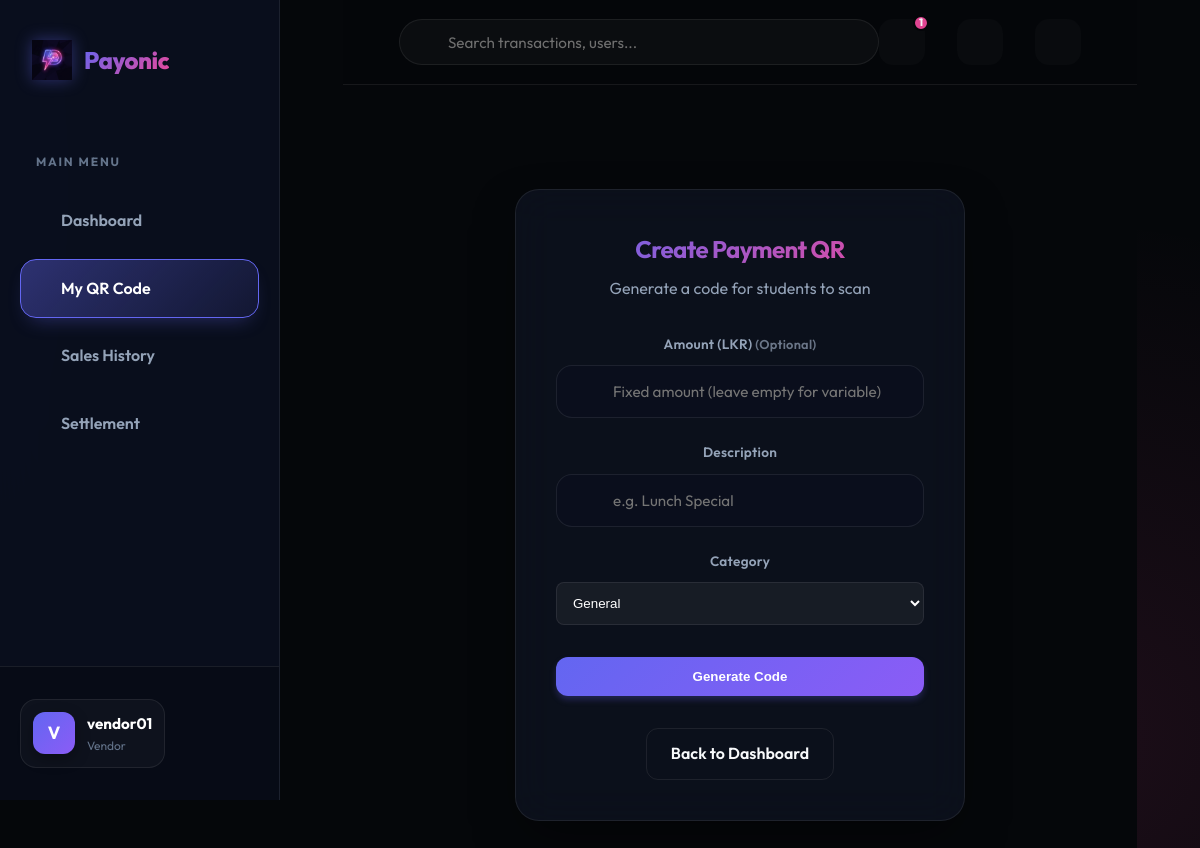
Screenshot of /vendor/generate_qr (signed in) with the database file from the repository.
### app/models.py (models this page shows, shortened)
class User(UserMixin, db.Model):
    id = db.Column(db.Integer, primary_key=True)
    username = db.Column(db.String(64), index=True, unique=True, nullable=False)
    email = db.Column(db.String(120), index=True, unique=True, nullable=False)
    password_hash = db.Column(db.String(128))
    role = db.Column(db.String(20), nullable=False)  # student, vendor, admin
    is_active_user = db.Column(db.Boolean, default=True)
    phone_number = db.Column(db.String(20))
    registration_number = db.Column(db.String(50)) # For students
    student_id = db.Column(db.String(20)) # Internal ID
    vendor_name = db.Column(db.String(100)) # For vendors
    business_name = db.Column(db.String(100)) # For vendors
    business_type = db.Column(db.String(50)) # For vendors
    is_approved_vendor = db.Column(db.Boolean, default=False)
    profile_pic = db.Column(db.String(255))
    merchant_id = db.Column(db.String(50), unique=True)
    bank_name = db.Column(db.String(100))
    account_number = db.Column(db.String(50))
    account_holder_name = db.Column(db.String(100))
    wallet = db.relationship('Wallet', backref='owner', uselist=False, lazy=True)
    sent_transactions = db.relationship('Transaction', foreign_keys='Transaction.sender_id', backref='sender', lazy='dynamic')
    received_transactions = db.relationship('Transaction', foreign_keys='Transaction.receiver_id', backref='receiver', lazy='dynamic')
    qr_codes = db.relationship('QRCode', backref='vendor', lazy='dynamic')
    payout_requests = db.relationship('PayoutRequest', foreign_keys='PayoutRequest.vendor_id', backref='vendor', lazy='dynamic')
    two_factor_enabled = db.Column(db.Boolean, default=False)
    otp_secret = db.Column(db.String(32))
    low_balance_threshold = db.Column(db.Float, default=100.0) # LKR
    refund_requests = db.relationship('RefundRequest', foreign_keys='RefundRequest.user_id', backref='requester', lazy='dynamic')
    budgets = db.relationship('Budget', backref='user', lazy='dynamic')
    created_bills = db.relationship('SplitBill', backref='creator', lazy='dynamic')
    split_participations = db.relationship('SplitBillParticipant', backref='user', lazy='dynamic')
    notifications = db.relationship('Notification', backref='user', lazy='dynamic')
    @property
    def is_active(self):
        return self.is_active_user
    @property
    def unread_notification_count(self):
        return self.notifications.filter_by(is_read=False).count()

### app/vendor/routes.py (the view, shortened to what this page needs)
@bp.route('/generate_qr', methods=['GET', 'POST'])
@login_required
def generate_qr():
    if current_user.role != 'vendor':
        return redirect(url_for('main.index'))
    qr_data = None
    qr_image = None
    return render_template('vendor/generate_qr.html', title='Generate QR', qr_image=qr_image, qr_data=qr_data)

### app/models.py (called while the page is built)
@login.user_loader
def load_user(id):
    return User.query.get(int(id))

### app/templates/vendor/generate_qr.html (shortened to what this page needs)
{% extends "base.html" %}
{% block content %}
<div class="centered-layout">
    <div class="glass-panel" style="max-width: 450px; width: 100%; padding: 2.5rem; text-align: center;">
        <h2 class="text-gradient" style="margin-bottom: 0.5rem;">Create Payment QR</h2>
        <p style="color: var(--text-muted); margin-bottom: 2rem;">Generate a code for students to scan</p>
        <form action="" method="post">
            <div class="form-group">
                <label class="form-label">Amount (LKR) <span
                        style="font-size: 0.8rem; opacity: 0.7;">(Optional)</span></label>
                <input type="number" step="0.01" name="amount" class="form-control"
                    placeholder="Fixed amount (leave empty for variable)">
            </div>
            <div class="form-group">
                <label class="form-label">Description</label>
                <input type="text" name="description" class="form-control" placeholder="e.g. Lunch Special">
            </div>
            <div class="form-group">
                <label class="form-label">Category</label>
                <select name="category" class="form-select"
                    style="width: 100%; padding: 0.75rem; border-radius: 0.5rem; background: rgba(255,255,255,0.05); border: 1px solid var(--border); color: white;">
                    <option value="General">General</option>
                </select>
            </div>
            <div style="margin-top: 2rem;">
                <button type="submit" class="btn btn-primary" style="width: 100%;">
                     Generate Code
                </button>
            </div>
        </form>
        <div style="margin-top: 2rem;">
            <a href="{{ url_for('vendor.dashboard') }}" class="btn btn-outline">Back to Dashboard</a>
        </div>
    </div>
</div>
{% endblock %}

### app/templates/base.html (shortened to what this page needs)
<!doctype html>
<html lang="en">
<head>
  <link rel="stylesheet" href="{{ url_for('static', filename='css/style.css') }}">
  <link href="https://cdn.jsdelivr.net/npm/remixicon@3.5.0/fonts/remixicon.css" rel="stylesheet">
</head>
<body>
  {% set is_portal = current_user.is_authenticated %}
  <div class="{{ 'portal-layout' if is_portal else 'landing-layout' }}">
    {% if is_portal %}
    <aside class="sidebar">
      <div class="sidebar-brand">
        <a href="{{ url_for('main.index') }}" class="nav-brand">
          <img src="{{ url_for('static', filename='img/payonic_logo.png') }}" alt="Payonic Logo">
          <span class="text-gradient">Payonic</span>
        </a>
      </div>
      <nav class="sidebar-nav">
        <div class="nav-section">Main Menu</div>
        <a href="{{ url_for('main.dashboard' if current_user.role == 'student' else ('vendor.dashboard' if current_user.role == 'vendor' else 'admin.dashboard')) }}"
          class="sidebar-link {{ 'active' if request.endpoint in ['main.dashboard', 'vendor.dashboard', 'admin.dashboard'] }}">
           Dashboard
        </a>
        {% if current_user.role == 'vendor' %}
        <a href="{{ url_for('vendor.generate_qr') }}"
          class="sidebar-link {{ 'active' if request.endpoint == 'vendor.generate_qr' }}">
           My QR Code
        </a>
        <a href="{{ url_for('vendor.dashboard') }}"
          class="sidebar-link {{ 'active' if request.endpoint == 'vendor.dashboard' and not request.query_string }}">
           Sales History
        </a>
        <a href="{{ url_for('vendor.settlement') }}"
          class="sidebar-link {{ 'active' if request.endpoint == 'vendor.settlement' }}">
           Settlement
        </a>
        {% endif %}
      </nav>
      <div class="sidebar-footer">
        <div class="user-pill">
          <div class="user-avatar"
            style="overflow: hidden; display: flex; align-items: center; justify-content: center;">
            {% if current_user.profile_pic %}
            <img src="{{ url_for('static', filename=current_user.profile_pic) }}" alt="P"
              style="width: 100%; height: 100%; object-fit: cover;">
            {% else %}
            {{ current_user.username[0]|upper }}
            {% endif %}
          </div>
          <div class="user-info">
            <div class="user-name">{{ current_user.username }}</div>
            <div class="user-role">{{ current_user.role }}</div>
          </div>
        </div>
        <a href="{{ url_for('auth.logout') }}" class="logout-btn" title="Logout">
        </a>
      </div>
    </aside>
    {% endif %}
    <main class="{{ 'main-wrapper' if is_portal else 'landing-main' }}">
      {% if is_portal %}
      <header class="portal-header">
        <div class="header-search">
          <input type="text" placeholder="Search transactions, users...">
        </div>
        <div class="header-actions">
          <a href="{{ url_for('main.notifications') }}" class="action-icon">
            {% if current_user.unread_notification_count > 0 %}
            <span class="badge">{{ current_user.unread_notification_count }}</span>
            {% endif %}
          </a>
          <button id="theme-toggle" class="action-icon"
            style="border: none; cursor: pointer; color: var(--text-dim); outline: none;">
          </button>
          <a href="{{ url_for('main.settings') }}" class="action-icon">
          </a>
        </div>
      </header>
      {% endif %}
      <div class="{{ 'portal-content' if is_portal else 'container landing-content' }}">
        {% block content %}{% endblock %}
      </div>
    </main>
  </div>
</body>
</html>

### rows the page displays
User: username "V", username "vendor01", role "Vendor"

### other values shown
{{ current_user.unread_notification_count }} "1"
